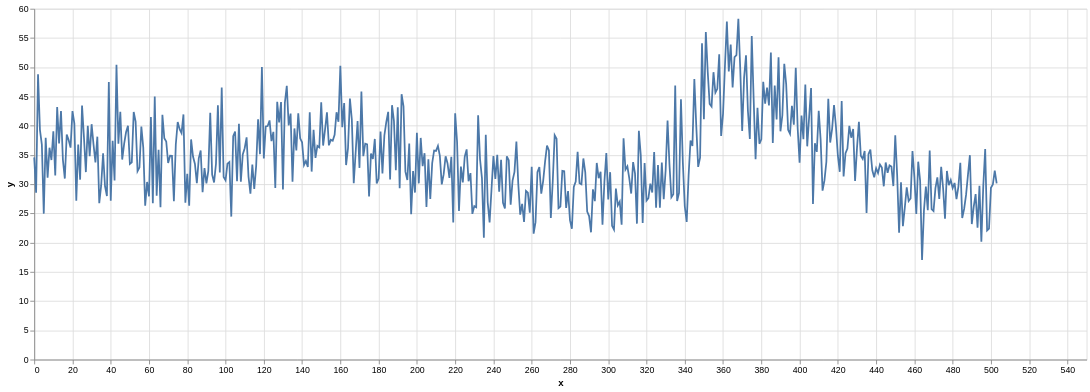

Here is the notebook cell this chart was saved with:
### Code cell
n_samples_to_plot = 2_000
sample_signal = binned_df['P0605950101PNS003SRCTSR8001.FTZ'].iloc[:n_samples_to_plot].values
trapallada.plot.signal(sample_signal)

### Figure 1 — Vega-Lite specification as saved in the notebook (floating-point values rounded to 4 significant figures; data arrays with more than 128 entries replaced by an {"elided": "..."} marker saying what was removed)
{"config": {"view": {"continuousWidth": 300, "continuousHeight": 300}}, "data": {"name": "data-4ff801228f973c0b275d20f2dd0bf952"}, "mark": {"type": "line"}, "encoding": {"x": {"field": "x", "type": "quantitative"}, "y": {"field": "y", "type": "quantitative"}}, "height": 400, "width": 1200, "$schema": "https://vega.github.io/schema/vega-lite/v5.8.0.json", "datasets": {"data-4ff801228f973c0b275d20f2dd0bf952": {"elided": "504 records"}}}
